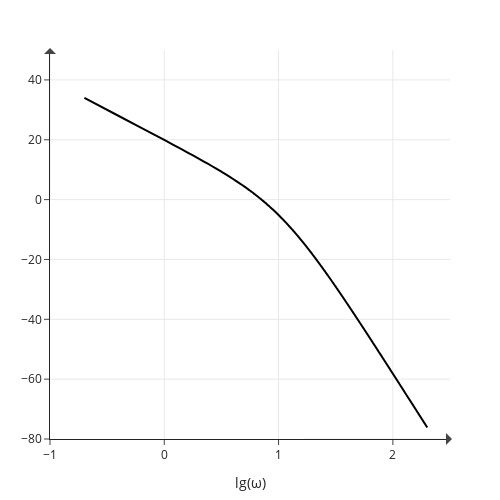

The code cell stored with this chart in its notebook:
### Code cell
W = np.linspace(0, 200, 1001)
WS = 20 * np.log10(np.abs(ws(W)))
fig = go.Figure()
fig.add_trace(
    go.Scatter(
        x=np.log10(W), y=WS, name="Lm", line_shape='spline',
        # mode='lines+markers',
        line=dict(color='black')
        )
    )

fig.update_layout(
    # title='ЛАЧХ',  
    autosize=False,
    width=500, height=500,
    margin=dict(l=50, r=50, b=50, t=50),
    template='simple_white',
    xaxis_title=r'lg(ω)',
    # yaxis_title=r'$d, r \text{ (solar radius)}$'
    )

fig.update_yaxes(tick0=0, dtick=20)

fig.update_xaxes(showgrid=True)
fig.update_yaxes(showgrid=True)

fig.update_yaxes(range=[-80, 50])
fig.update_xaxes(range=[-1, 2.5])

fig.add_annotation(
    x=2.5, y=-80,
    text="",
    ax=-150, ay=0,
    xshift=2,
    yshift=0,
    showarrow=True,
    arrowsize=20,
    arrowwidth=0.1,
    arrowhead=1
    )

fig.add_annotation(
    x=-1, y=50,
    text="",
    ax=0, ay=150,
    xshift=0,
    yshift=2,
    showarrow=True,
    arrowsize=20,
    arrowwidth=0.1,
    arrowhead=1
    )

fig.show(), plotly.io.write_image(fig, 'лачх1.pdf', format='pdf')

### Figure 1 — Plotly figure (JSON) as saved in the notebook; plotly's stock layout.template omitted (floating-point values rounded to 4 significant figures; data arrays with more than 128 entries replaced by an {"elided": "..."} marker saying what was removed)
{"data": [{"line": {"color": "black", "shape": "spline"}, "name": "Lm", "type": "scatter", "x": {"elided": "1001 float values"}, "y": {"elided": "1001 float values"}}], "layout": {"annotations": [{"arrowhead": 1, "arrowsize": 20, "arrowwidth": 0.1, "ax": -150, "ay": 0, "showarrow": true, "text": "", "x": 2.5, "xshift": 2, "y": -80, "yshift": 0}, {"arrowhead": 1, "arrowsize": 20, "arrowwidth": 0.1, "ax": 0, "ay": 150, "showarrow": true, "text": "", "x": -1, "xshift": 0, "y": 50, "yshift": 2}], "autosize": false, "height": 500, "margin": {"b": 50, "l": 50, "r": 50, "t": 50}, "width": 500, "xaxis": {"range": [-1, 2.5], "showgrid": true, "title": {"text": "lg(ω)"}}, "yaxis": {"dtick": 20, "range": [-80, 50], "showgrid": true, "tick0": 0}}}
